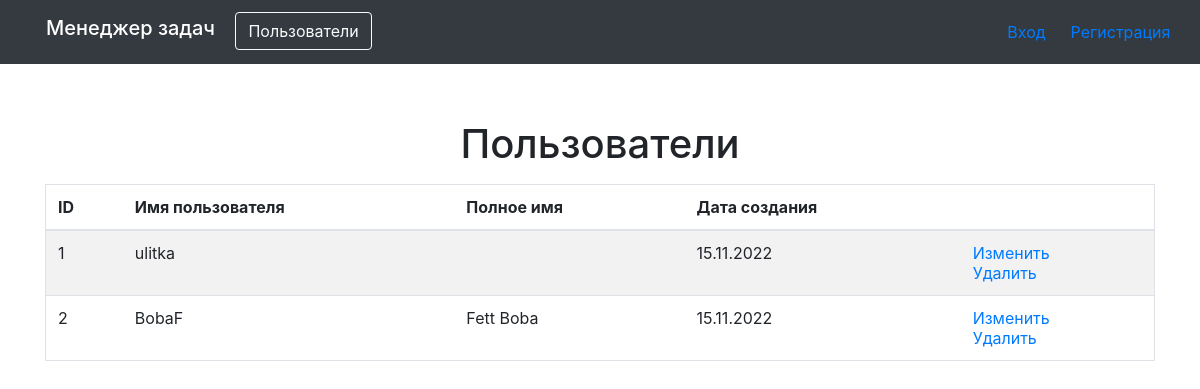
/users/, run on an earlier commit of the app's database.
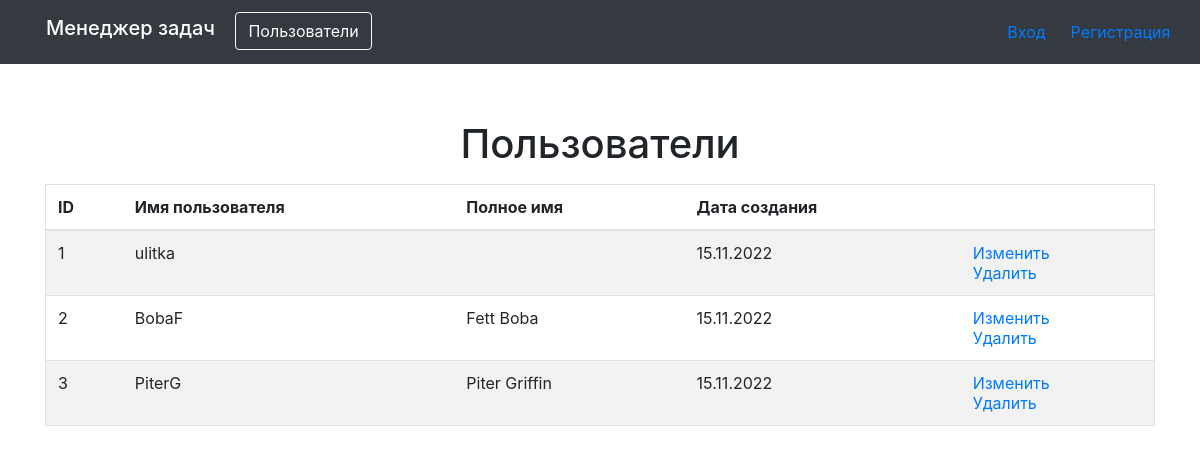
And on a later commit of the database.
### task_manager/apps/users/models.py (models this page shows)
class User(AbstractUser):
    def __str__(self):
        return self.get_full_name()

### task_manager/apps/users/views.py (the view)
# urls.py: path('', UserList.as_view(), name='users_list'),
class UserList(ListView):
    model = User
    context_object_name = 'users_list'
    template_name = 'lists/users_list.html'

### task_manager/templates/lists/users_list.html
{% extends 'basic.html' %}
{% load bootstrap4 %}
{% load i18n %}
{% block content %}
<div class="mb-3 text-center">
    <h1>{% translate "Users" %}</h1>
</div>
<table class="table table-striped border">
  <thead>
    <tr>
      <th>{% translate "id"|upper %}</th>
      <th>{% translate "User name"|capfirst %}</th>
      <th>{% translate "Full name"|capfirst %}</th>
      <th>{% translate "Created date"|capfirst %}</th>
      <th></th>
    </tr>
  </thead>
  <tbody>
    {% for user in users_list %}
      <tr>
        <td>{{ user.id }}</td>
        <td>{{ user.username}}</td>
        <td>{{ user.first_name}} {{user.last_name}}</td>
        <td>{{ user.date_joined|date:'d.m.Y' }}</td>
        <td>
            <a href="{% url 'update' user.pk %}">{% translate "Update" %}</a>
            <br>
            <a href="{% url 'delete' user.pk %}">{% translate "Delete" %}</a>
        </td>
      </tr>
    {% endfor %}
  </tbody>
</table>
{% endblock %}

What changed in the data, as far as the page shows it:
added User: id "3", username "PiterG", first_name "Piter", last_name "Griffin", date_joined "15.11.2022"
